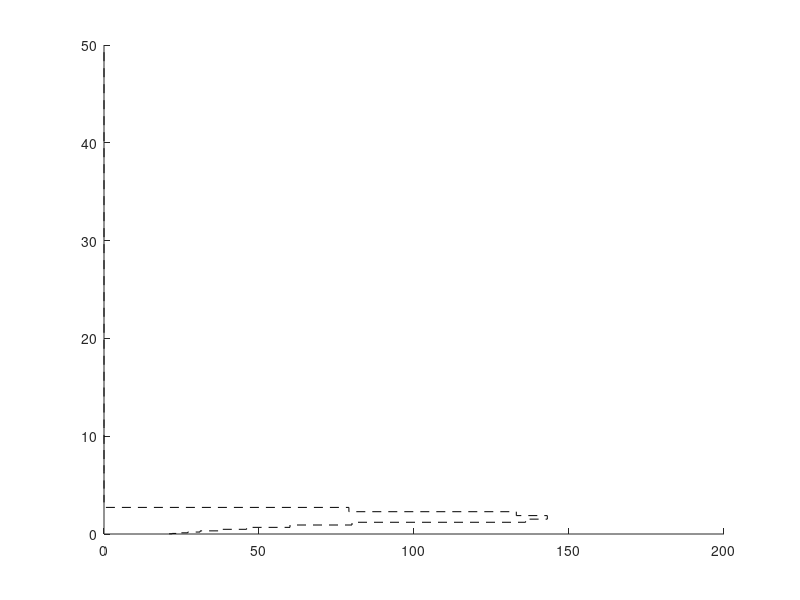

MATLAB code for this plot: (Note: this script raises an error after producing the figure.)
%% zero-curtain duration
close all
clearvars
load("zero_curtain_data.mat");
fig = figure;
set(gcf, 'Position', [100, 100, 500, 500]);
hold on
y=[0.020 0.060 0.120 0.200 0.320... 	
0.480 0.680 0.920 1.200 1.520... 	
1.880 2.280 2.720 3.260 3.900 4.640 5.480 6.420 7.460... 	
8.600 10.990 15.666 23.301 34.441 49.556];
P3=stairs(s_present,y,'k--', LineWidth=1);
P1=stairs(d_present,y,'k', LineWidth=1);
P4=stairs(s_future,y,'r--', LineWidth=1);
P2=stairs(d_future,y,'r', LineWidth=1);
ylabel('Soil Depth (m)')
xlabel('Zero-Curtain Duration (days)')
legend([P1 P2 P3 P4], {'Jordan 2016-2046', 'Jordan 2066-2096', 'Sturm 2016-2046', 'Sturm 2066-2096' }, Location="southeast", FontSize=8)
set(gca, 'YDir', 'reverse');
ylim([0 15])
%% Optional export
% exportgraphics(gcf, "Appendix_B.png", "Resolution",300)